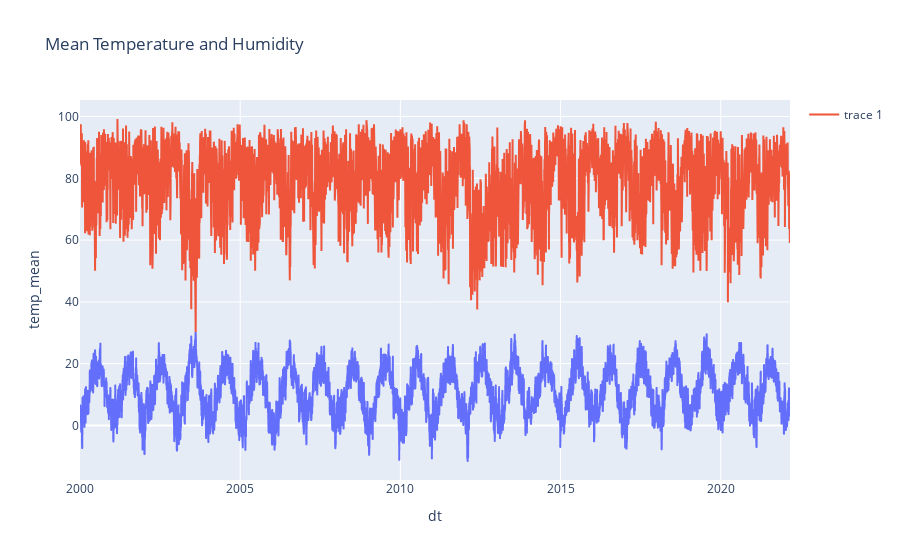

Notebook cell for this chart:
### Code cell
fig = px.line(df_per_day, x=df_per_day.index, y='temp_mean', title="Mean Temperature and Humidity")
fig.add_scatter(x=df_per_day.index, y=df_per_day['humidity_mean'], mode='lines', cliponaxis=False)
fig.show()

### Figure 1 — Plotly figure (JSON) as saved in the notebook; plotly's stock layout.template omitted (floating-point values rounded to 4 significant figures; data arrays with more than 128 entries replaced by an {"elided": "..."} marker saying what was removed)
{"data": [{"hovertemplate": "dt=%{x}<br>temp_mean=%{y}<extra></extra>", "legendgroup": "", "line": {"color": "#636efa", "dash": "solid"}, "marker": {"symbol": "circle"}, "mode": "lines", "name": "", "showlegend": false, "type": "scattergl", "x": {"elided": "8096 str values"}, "xaxis": "x", "y": {"elided": "8096 float values"}, "yaxis": "y"}, {"cliponaxis": false, "mode": "lines", "type": "scatter", "x": {"elided": "8096 str values"}, "y": {"elided": "8096 float values"}}], "layout": {"legend": {"tracegroupgap": 0}, "title": {"text": "Mean Temperature and Humidity"}, "xaxis": {"anchor": "y", "domain": [0, 1], "title": {"text": "dt"}}, "yaxis": {"anchor": "x", "domain": [0, 1], "title": {"text": "temp_mean"}}}}
